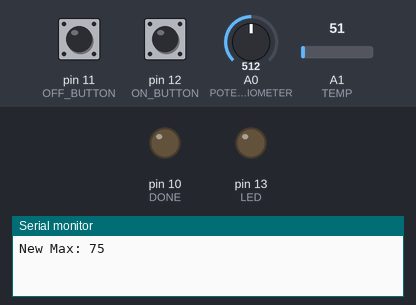
Simulated run of this sketch. Board: Arduino Uno, built with avr-gcc and run on an emulated ATmega328P. Parts: output pins drawn as LEDs (lit = HIGH), the last lines printed to the serial monitor. Inputs (shaded band) come from the test bench; at power-on: pin 12 (ON_BUTTON) LOW, pin 11 (OFF_BUTTON) LOW, A0 (POTENTIOMETER) = 512, A1 (TEMP) = 51.

Above: at 1.2 s.
1.3 s: pin 12 (ON_BUTTON) pulled HIGH for 0.15 s
At 2.2 s:
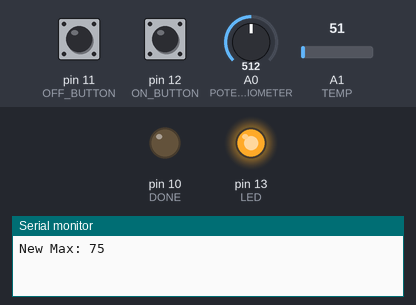
2.9 s: pin 11 (OFF_BUTTON) pulled HIGH for 0.15 s
At 3.4 s:
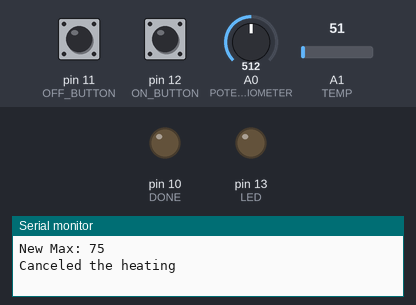
4.5 s: pin 12 (ON_BUTTON) pulled HIGH for 1 s
At 5.9 s:
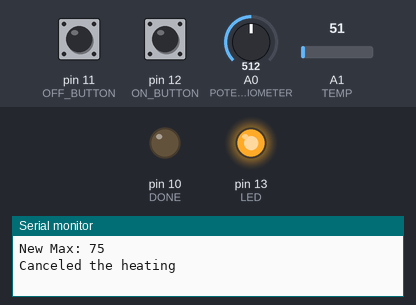
7.0 s: pin 11 (OFF_BUTTON) pulled HIGH for 1 s
At 7.8 s:
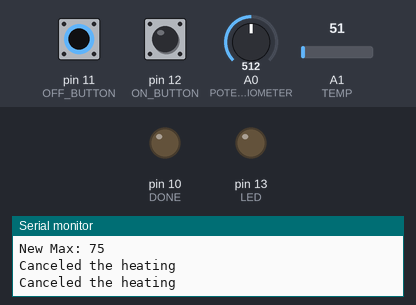
9.5 s: pin 11 (OFF_BUTTON) driven HIGH and pin 12 (ON_BUTTON) driven HIGH
12.5 s: A0 (POTENTIOMETER) set to 523
Timing chart, 0 to 15.5 s (numbered marks = the images above; inputs shaded):
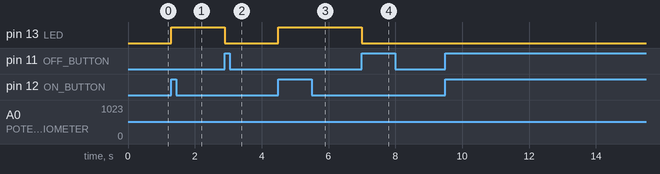

The sketch:

wasserkocher.ino
```cpp
/*
 * @Author Bissbert
 * Reason for this project:
 * I wanted to simulate a water heater with a temperature gauge.
 * This could be used for tea, coffee or any other hot/warm drink.
 */

#include <Arduino.h>

#define TEMP A1
#define POTENTIOMETER A0
#define LED 13
#define ON_BUTTON 12
#define OFF_BUTTON 11
#define DONE 10
#define MAX_TEMP 100

int maximumTemperature = 0;
int currentTemperature = 0;
bool isRunning = false;
bool isDone = false;

/**
* Setup for the Arduino
*/
void setup() {
    Serial.begin(9600);
    pinMode(LED, OUTPUT);
    pinMode(ON_BUTTON, INPUT);
    pinMode(OFF_BUTTON, INPUT);
    pinMode(DONE, OUTPUT);
}

/**
* The loop that is constantly triggered
*/
void loop() {
    checkOffButton();
    checkOnButton();
    setMaximumTemperature();
    setActualTemperature();
    toggleHeater();
}

/**
* Sets the running boolean to true if not running and on button is pressed
*/
void checkOnButton() {
    const int buttonValue = digitalRead(ON_BUTTON);
    if (!isRunning && buttonValue == HIGH) {
        isRunning = true;
        digitalWrite(DONE, LOW);
    }
}

/**
* Sets the running boolean to false if it is running and the off button is pressed
*/
void checkOffButton() {
    const int buttonValue = digitalRead(OFF_BUTTON);
    if (isRunning && buttonValue == HIGH) {
        isRunning = false;
        digitalWrite(LED, LOW);
        Serial.println("Canceled the heating");
    }
}

/**
* Checks if the heater has to be turned on or off and toggles it thereafter
*/
void toggleHeater() {
    if (isRunning) {
        if (currentTemperature >= maximumTemperature) {
            Serial.println("Max Temp has been reached");
            isRunning = false;
            digitalWrite(DONE, HIGH);
            digitalWrite(LED, LOW);
        } else {
            digitalWrite(LED, HIGH);
        }
    }
}

/**
* fetches the current temperature from the temperature sensor
* read from the port set by TEMP
*/
void setActualTemperature() {
    const int tempRead = analogRead(TEMP);
    //map the input from the sensor to a value in degree celsius
    currentTemperature = map(tempRead, 0, 410, -50, 150);
}

/**
* Measures the maximum temperature by the power returned
* by the potentiometer on the port set by POTENTIOMETER
*/
void setMaximumTemperature() {

    const int oldMax = maximumTemperature;

    const int potentiometerRead = analogRead(POTENTIOMETER);
    const double part = (double) potentiometerRead / (double) 675;
    maximumTemperature = part * MAX_TEMP;

    //print a message about the new max to inform the user
    if (oldMax != maximumTemperature) {
        Serial.print("New Max: ");
        Serial.println(maximumTemperature);
    }
}
```

Measured:
- after the input at 1.3 s, pin 13 (LED): LOW → HIGH at once
- after the input at 2.9 s, pin 13 (LED): HIGH → LOW at once
- after the input at 4.5 s, pin 13 (LED): LOW → HIGH at once
- after the input at 7.0 s, pin 13 (LED): HIGH → LOW at once
